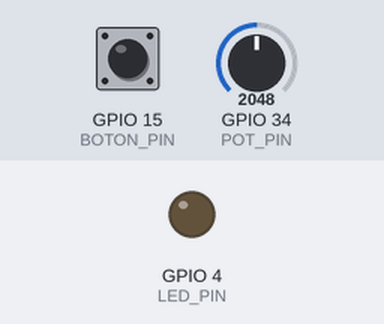
The sketch below on a simulated ESP32. On the bench: output pins drawn as LEDs (lit = HIGH). Inputs (shaded band) come from the test bench; at power-on: GPIO 15 (BOTON_PIN) HIGH, GPIO 34 (POT_PIN) = 2048. What the sketch prints to the serial monitor is not drawn.

Above: at 1.2 s.
1.3 s: GPIO 15 (BOTON_PIN) pulled LOW for 0.15 s
At 1.9 s:
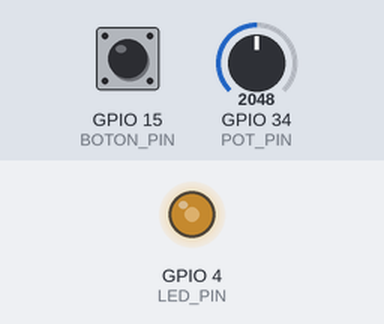
2.9 s: GPIO 34 (POT_PIN) set to 2866
At 3.6 s:
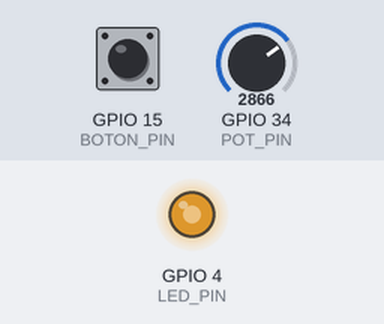
4.4 s: GPIO 15 (BOTON_PIN) pulled LOW for 1 s
At 5.8 s:
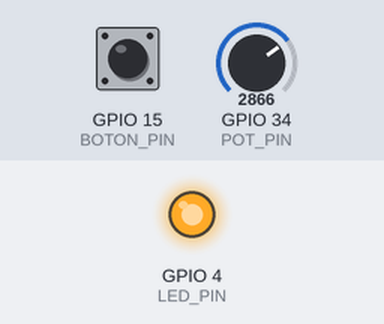
8.4 s: GPIO 15 (BOTON_PIN) driven LOW
At 9.3 s:
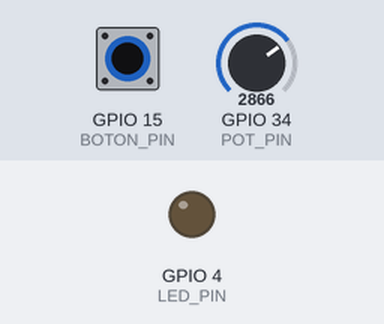
Timing chart, 0 to 10.9 s (numbered marks = the images above; inputs shaded):
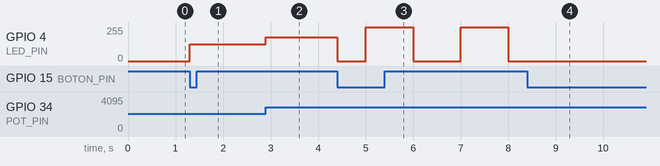

Measured:
- after the input at 1.3 s, GPIO 4 (LED_PIN): 0/255 → 127/255 at once
- after the input at 2.9 s, GPIO 4 (LED_PIN): 127/255 → 178/255 at once
- after the input at 4.4 s, GPIO 4 (LED_PIN): goes 0/255 0.60 s, 255/255 1.0 s, 0/255 1.0 s, 255/255 1.0 s, then 0/255, starting at once
- after the input at 8.4 s, GPIO 4 (LED_PIN): stays 0/255 (without the input it goes to 255/255 after 0.60 s)

The sketch:

Control_Estados_Adaptativo_Adquisicion_Datos.ino
```cpp
#define LED_PIN 4
#define POT_PIN 34
#define BOTON_PIN 15

// Variables para la máquina de estados
volatile int state = 0;
volatile int contador = 0;
volatile int botonState = 0;

// Variables para el Estado 2 (Secuencia de Alerta)
volatile int parpadeoCount = 0;
volatile int ledState = 0;
volatile int secuenciaActiva = 0;

// Variables para debounce
volatile int lastButtonState = HIGH;
volatile int debounceCounter = 0;
volatile int buttonProcessed = 0;

// Timer hardware
hw_timer_t * timer = NULL;
portMUX_TYPE timerMux = portMUX_INITIALIZER_UNLOCKED;

// Variable para PWM manual
volatile int pwmValue = 0;

// Prototipos
void IRAM_ATTR onTimer();
void cambiarEstado();
void ejecutarStandby();
void ejecutarAnalogico();
void ejecutarAlerta();
void actualizarPWM(int valor);

void setup()
{
  Serial.begin(9600);
  Serial.println("Sistema de Control Adaptativo con FSM");

  // Configurar pines
  pinMode(LED_PIN, OUTPUT);
  pinMode(POT_PIN, INPUT);
  pinMode(BOTON_PIN, INPUT_PULLUP);

  // Configurar Timer
  timer = timerBegin(1000000);
  timerAttachInterrupt(timer, &onTimer);
  timerAlarm(timer, 1000000, true, 0);

  // Apagar LED al inicio
  digitalWrite(LED_PIN, LOW);
  Serial.println("Estado 0: STANDBY (LED apagado)");
  Serial.println("Presione el botón para cambiar de estado");
}

void loop()
{
  // Leer botón y cambiar estado si es necesario
  cambiarEstado();

  // Ejecutar la acción correspondiente al estado actual
  if (state == 0)
  {
    ejecutarStandby();
  }
  else if (state == 1)
  {
    ejecutarAnalogico();
  }
  else if (state == 2)
  {
    ejecutarAlerta();
  }
}

// INTERRUPCIÓN DEL TIMER
void IRAM_ATTR onTimer()
{
  portENTER_CRITICAL_ISR(&timerMux);
  contador++;

  // Control de parpadeo en Estado 2
  if(state == 2 && secuenciaActiva == 1)
  {
    // Alternar estado del LED
    if(ledState == 0)
    {
      ledState = 1;
      pwmValue = 255;
    }
    else
    {
      ledState = 0;
      pwmValue = 0;
      parpadeoCount++;
    }

    // Aplicar el valor al LED
    analogWrite(LED_PIN, pwmValue);

    // 5 parpadeos COMPLETOS (cuando parpadeoCount llega a 5)
    if(parpadeoCount >= 5)
    {
      secuenciaActiva = 0;
      state = 0;
      analogWrite(LED_PIN, 0);  // Apagar LED
    }
  }

  portEXIT_CRITICAL_ISR(&timerMux);
}

// CAMBIO DE ESTADO CON DEBOUNCE
void cambiarEstado()
{
  int reading = digitalRead(BOTON_PIN);

  // Detectar flanco de bajada (botón presionado)
  if(reading == LOW && lastButtonState == HIGH && buttonProcessed == 0)
  {
    buttonProcessed = 1;

    // Cambiar al siguiente estado
    if(state == 0)
    {
      state = 1;
      Serial.println("Estado 1: Control Analógico (Potenciómetro)");
    }
    else if(state == 1)
    {
      state = 2;
      Serial.println("Estado 2: Secuencia de Alerta (Parpadeo)");

      // Inicializar secuencia de parpadeo
      secuenciaActiva = 1;
      parpadeoCount = 0;
      ledState = 0;
      pwmValue = 0;
      analogWrite(LED_PIN, 0);
    }
    else if(state == 2)
    {
      if(secuenciaActiva == 1)
      {
        secuenciaActiva = 0;
        analogWrite(LED_PIN, 0);
      }
      state = 0;
      Serial.println("Estado 0: Standby (Inactivo)");
    }
  }

  // Reset cuando se suelta el botón
  if(reading == HIGH && lastButtonState == LOW)
  {
    buttonProcessed = 0;
  }
  lastButtonState = reading;
  }

// ESTADO 0: STANDBY (Inactivo)
void ejecutarStandby()
{
  // Asegurar que el LED esté apagado
  static int lastState = -1;
  if(lastState != 0) {
    analogWrite(LED_PIN, 0);
    lastState = 0;
  }
}

// Función para actualizar PWM (usando analogWrite estándar)
void actualizarPWM(int valor)
{
  analogWrite(LED_PIN, valor);
}

// ESTADO 1: CONTROL ANALÓGICO (Potenciómetro)
void ejecutarAnalogico()
{
  static int lastPrint = 0;
  static int lastValue = -1;

  int rawValue = analogRead(POT_PIN);
  int pwmValue = map(rawValue, 0, 4095, 0, 255);

  analogWrite(LED_PIN, pwmValue);

  // Imprimir cuando cambia el valor (usando contador del timer)
  if(contador != lastPrint && pwmValue != lastValue)
  {
    lastPrint = contador;
    lastValue = pwmValue;
    Serial.print("Potenciómetro: ");
    Serial.print(rawValue);
    Serial.print(" → PWM: ");
    Serial.println(pwmValue);
  }
}

// ESTADO 2: SECUENCIA DE ALERTA (Parpadeo)
void ejecutarAlerta()
{
  static int lastLedState = -1;
  static int lastCount = 0;

  if(secuenciaActiva == 1 && ledState != lastLedState)
  {
    if(contador != lastCount)
    {
      lastCount = contador;
      lastLedState = ledState;

      Serial.print("Parpadeo ");
      Serial.print(parpadeoCount + (ledState == 1 ? 1 : 0));

      if(ledState == 1)
      {
        Serial.println(": LED ENCENDIDO");
      }
      else
      {
        Serial.println(": LED APAGADO");
      }
    }
  }
}
```
